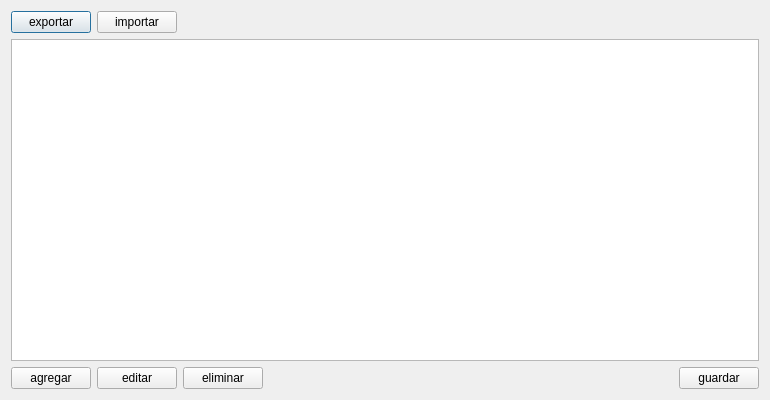
<?xml version="1.0" encoding="UTF-8"?>
<ui version="4.0">
 <class>Temario</class>
 <widget class="QDialog" name="Temario">
  <property name="geometry">
   <rect>
    <x>0</x>
    <y>0</y>
    <width>770</width>
    <height>400</height>
   </rect>
  </property>
  <property name="minimumSize">
   <size>
    <width>770</width>
    <height>400</height>
   </size>
  </property>
  <property name="maximumSize">
   <size>
    <width>770</width>
    <height>400</height>
   </size>
  </property>
  <property name="windowTitle">
   <string>Dialog</string>
  </property>
  <layout class="QGridLayout" name="gridLayout">
   <item row="1" column="0">
    <widget class="QPushButton" name="btnexportar">
     <property name="text">
      <string>exportar</string>
     </property>
    </widget>
   </item>
   <item row="2" column="0" colspan="5">
    <widget class="QTableWidget" name="tbl_temario"/>
   </item>
   <item row="3" column="4">
    <widget class="QPushButton" name="btnguardar">
     <property name="text">
      <string>guardar</string>
     </property>
    </widget>
   </item>
   <item row="3" column="1">
    <widget class="QPushButton" name="btneditar">
     <property name="text">
      <string>editar</string>
     </property>
    </widget>
   </item>
   <item row="3" column="3">
    <spacer name="horizontalSpacer">
     <property name="orientation">
      <enum>Qt::Horizontal</enum>
     </property>
     <property name="sizeHint" stdset="0">
      <size>
       <width>40</width>
       <height>20</height>
      </size>
     </property>
    </spacer>
   </item>
   <item row="1" column="1">
    <widget class="QPushButton" name="btnimportar">
     <property name="text">
      <string>importar</string>
     </property>
    </widget>
   </item>
   <item row="3" column="0">
    <widget class="QPushButton" name="btnagregar">
     <property name="text">
      <string>agregar</string>
     </property>
    </widget>
   </item>
   <item row="3" column="2">
    <widget class="QPushButton" name="btneliminar">
     <property name="text">
      <string>eliminar</string>
     </property>
    </widget>
   </item>
  </layout>
 </widget>
 <resources/>
 <connections/>
</ui>
